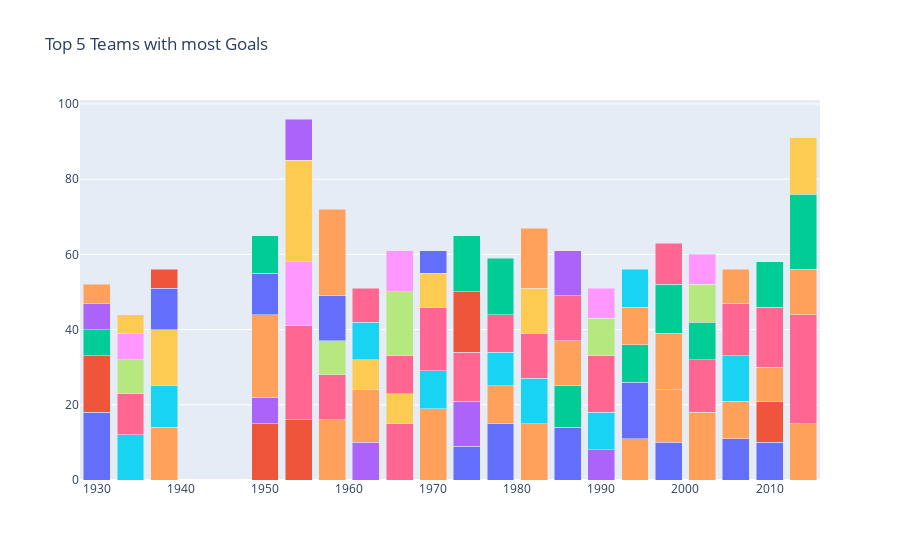

Write notebook code for a chart like this one.
### Code cell
import plotly.graph_objects as go
x, y = goals['Year'].values, goals['Goals'].values
data = []
for team in top5['Country'].drop_duplicates().values:
    year = top5[top5['Country'] == team]['Year']
    goal = top5[top5['Country'] == team]['Goals']
    
    data.append(go.Bar(x = year, y = goal, name = team))
layout = go.Layout(barmode = 'stack', title = 'Top 5 Teams with most Goals', showlegend = False)

fig = go.Figure(data = data, layout = layout)
fig.show()

### Figure 1 — Plotly figure (JSON) as saved in the notebook; plotly's stock layout.template omitted (floating-point values rounded to 4 significant figures)
{"data": [{"name": "Argentina", "type": "bar", "x": [1930, 1974, 1978, 1986, 1998, 2006, 2010], "y": [18, 9, 15, 14, 10, 11, 10]}, {"name": "Uruguay", "type": "bar", "x": [1930, 1950, 1954, 2010], "y": [15, 15, 16, 11]}, {"name": "USA", "type": "bar", "x": [1930], "y": [7]}, {"name": "Yugoslavia", "type": "bar", "x": [1930, 1950, 1962, 1974, 1990], "y": [7, 7, 10, 12, 8]}, {"name": "Brazil", "type": "bar", "x": [1930, 1938, 1950, 1958, 1962, 1970, 1978, 1982, 1994, 1998, 2002, 2006, 2010, 2014], "y": [5, 14, 22, 16, 14, 19, 10, 15, 11, 14, 18, 10, 9, 15]}, {"name": "Italy", "type": "bar", "x": [1934, 1938, 1970, 1978, 1982, 1990, 2006], "y": [12, 11, 10, 9, 12, 10, 12]}, {"name": "Germany", "type": "bar", "x": [1934, 1954, 1958, 1966, 1970, 1974, 1978, 1982, 1990, 2002, 2006, 2010, 2014], "y": [11, 25, 12, 15, 17, 13, 10, 12, 15, 14, 14, 16, 29]}, {"name": "Czechoslovakia", "type": "bar", "x": [1934, 1958, 1990], "y": [9, 9, 10]}, {"name": "Austria", "type": "bar", "x": [1934, 1954], "y": [7, 17]}, {"name": "Hungary", "type": "bar", "x": [1934, 1938, 1954, 1962, 1966, 1982], "y": [5, 15, 27, 8, 8, 12]}, {"name": "Sweden", "type": "bar", "x": [1938, 1950, 1958, 1994], "y": [11, 11, 12, 15]}, {"name": "Cuba", "type": "bar", "x": [1938], "y": [5]}, {"name": "Spain", "type": "bar", "x": [1950, 1986, 1994, 2002], "y": [10, 11, 10, 10]}, {"name": "Switzerland", "type": "bar", "x": [1954], "y": [11]}, {"name": "France", "type": "bar", "x": [1958, 1982, 1986, 1998, 2006, 2014], "y": [23, 16, 12, 15, 9, 12]}, {"name": "Chile", "type": "bar", "x": [1962], "y": [10]}, {"name": "Soviet Union", "type": "bar", "x": [1962, 1966, 1986], "y": [9, 10, 12]}, {"name": "Portugal", "type": "bar", "x": [1966], "y": [17]}, {"name": "England", "type": "bar", "x": [1966, 1990], "y": [11, 8]}, {"name": "Peru", "type": "bar", "x": [1970], "y": [9]}, {"name": "Mexico", "type": "bar", "x": [1970], "y": [6]}, {"name": "Poland", "type": "bar", "x": [1974], "y": [16]}, {"name": "Netherlands", "type": "bar", "x": [1974, 1978, 1998, 2010, 2014], "y": [15, 15, 13, 12, 20]}, {"name": "Belgium", "type": "bar", "x": [1986], "y": [12]}, {"name": "Bulgaria", "type": "bar", "x": [1994], "y": [10]}, {"name": "Romania", "type": "bar", "x": [1994], "y": [10]}, {"name": "Croatia", "type": "bar", "x": [1998], "y": [11]}, {"name": "Turkey", "type": "bar", "x": [2002], "y": [10]}, {"name": "Korea Republic", "type": "bar", "x": [2002], "y": [8]}, {"name": "Colombia", "type": "bar", "x": [2014], "y": [15]}], "layout": {"barmode": "stack", "showlegend": false, "title": {"text": "Top 5 Teams with most Goals"}}}
